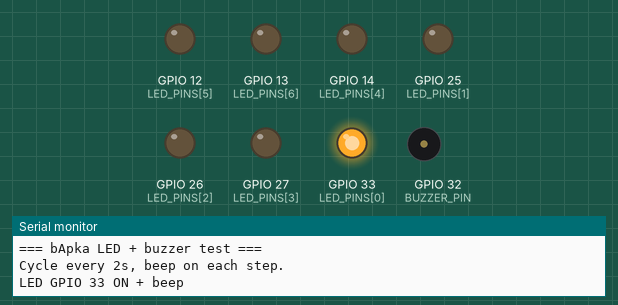
Simulated run of this program. Board: ESP32. On the bench: output pins drawn as LEDs (lit = HIGH), buzzer (waves = sounding, pin HIGH), the last lines printed to the serial monitor.

Above: at 1.3 s.
At 5.3 s:
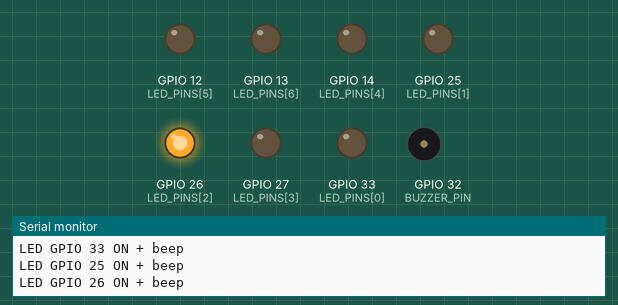
At 7.3 s:
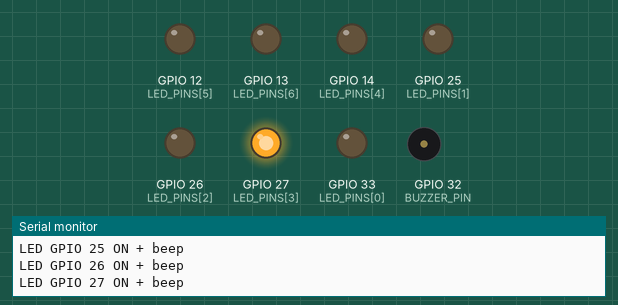
At 9.3 s:
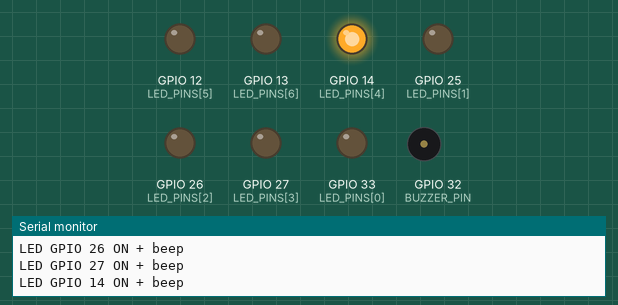
At 13.3 s:
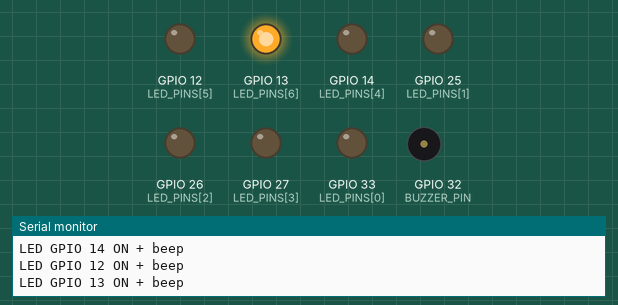
At 17.3 s:
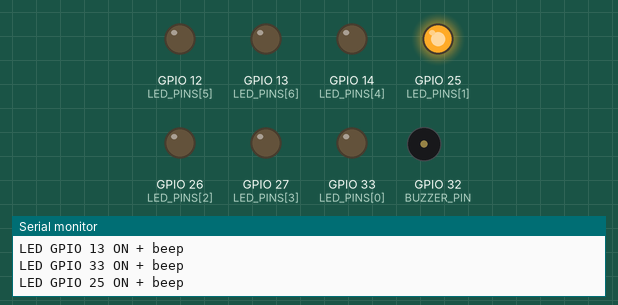
Timing chart, 0 to 18.5 s (numbered marks = the images above):
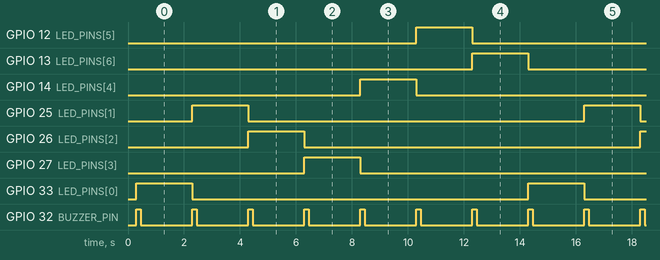

The program:

main.cpp
```cpp
/**
 * bApka — test 7 LED + buzzer (bez Wi‑Fi / API)
 *
 * Co 2 s: następna lampka ON, poprzednia OFF + krótki dźwięk buzzera.
 *
 * LED:  GPIO 33, 25, 26, 27, 14, 21, 13
 * Buzzer (aktywny): GPIO 32
 */

#include <Arduino.h>

static const int LED_PINS[] = {33, 25, 26, 27, 14, 12, 13};
static const size_t LED_COUNT = sizeof(LED_PINS) / sizeof(LED_PINS[0]);
static const int BUZZER_PIN = 32;

static const uint32_t STEP_MS = 2000;
static const uint32_t BEEP_MS = 150;

static size_t currentLed = 0;

static void allLedsOff() {
  for (size_t i = 0; i < LED_COUNT; i++) {
    digitalWrite(LED_PINS[i], LOW);
  }
}

static void beep() {
  digitalWrite(BUZZER_PIN, HIGH);
  delay(BEEP_MS);
  digitalWrite(BUZZER_PIN, LOW);
}

void setup() {
  Serial.begin(115200);
  delay(300);

  for (size_t i = 0; i < LED_COUNT; i++) {
    pinMode(LED_PINS[i], OUTPUT);
  }
  pinMode(BUZZER_PIN, OUTPUT);
  digitalWrite(BUZZER_PIN, LOW);
  allLedsOff();

  Serial.println();
  Serial.println(F("=== bApka LED + buzzer test ==="));
  Serial.println(F("Cycle every 2s, beep on each step."));
}

void loop() {
  allLedsOff();
  digitalWrite(LED_PINS[currentLed], HIGH);

  Serial.print(F("LED GPIO "));
  Serial.print(LED_PINS[currentLed]);
  Serial.println(F(" ON + beep"));

  beep();

  currentLed = (currentLed + 1) % LED_COUNT;
  delay(STEP_MS - BEEP_MS);
}
```

Measured:
- by itself, GPIO 32 (BUZZER_PIN): alternates HIGH for 0.15 s and LOW for 1.9 s
- by itself, GPIO 12 (LED_PINS[5]), GPIO 13 (LED_PINS[6]), GPIO 14 (LED_PINS[4]), GPIO 25 (LED_PINS[1]), GPIO 26 (LED_PINS[2]), GPIO 27 (LED_PINS[3]), GPIO 33 (LED_PINS[0]): alternates HIGH for 2.0 s and LOW for 12.0 s
- by itself, everything shown: repeats every 14.0 s, in 14 steps
